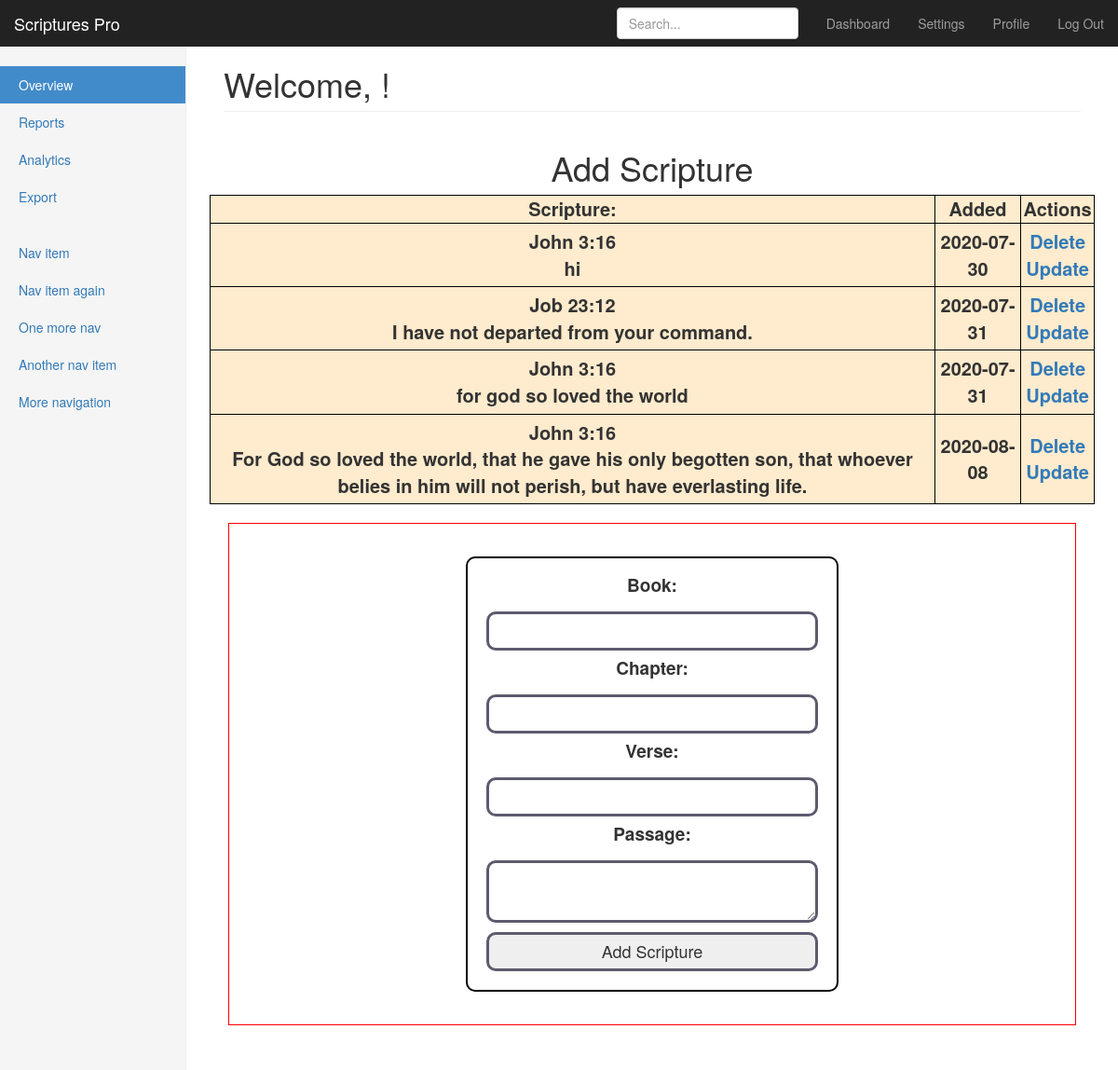
/scriptures, run on the app's committed database.
### app.py (models this page shows)
class Scripture(db.Model):
    id = db.Column(db.Integer, primary_key=True)
    book = db.Column(db.String(200), nullable=False)
    chapter = db.Column(db.String(200), nullable=False)
    verse = db.Column(db.String(200), nullable=False)
    passage = db.Column(db.String(200), nullable=False)
    date_created = db.Column(db.DateTime, default=datetime.utcnow)
    user_id = db.Column(db.Integer, db.ForeignKey("user.id"), nullable=False)
    def __repr__(self):
        return f'Scripture(book = {self.book},chapter = {self.chapter}, verse = {self.verse}, passage = {self.passage})'

### app.py (the view)
@app.route('/scriptures', methods=['POST', 'GET'])
def passage():
    if request.method == 'POST':
        book = request.form['book']
        chapter = request.form['chapter']
        verse = request.form['verse']
        passage = request.form['passage']
        scrip = Scripture(book=book, chapter=chapter, verse=verse, passage=passage, user_id=current_user.id)
        try:
            db.session.add(scrip)
            db.session.commit()
            return redirect('/dashboard')
        except:
            return 'There was an issue adding your scripture'
    else:
        scriptures = Scripture.query.order_by(Scripture.date_created).all()
        print(scriptures)
        return render_template('dashboard.html', scriptures=scriptures)

### templates/dashboard.html (shortened to what this page needs)
{% extends "bootstrap/base.html" %}
{% import "bootstrap/wtf.html" as wtf %}
{% block styles %}
{{super()}}
<link rel="stylesheet" href="{{url_for('static', filename='css/dashboard.css')}}">
{% endblock %}
{% block content %}
    <nav class="navbar navbar-inverse navbar-fixed-top">
      <div class="container-fluid">
        <div class="navbar-header">
          <a class="navbar-brand" href="#">Scriptures Pro</a>
        </div>
        <div id="navbar" class="navbar-collapse collapse">
          <ul class="nav navbar-nav navbar-right">
            <li><a href="#">Dashboard</a></li>
            <li><a href="#">Settings</a></li>
            <li><a href="#">Profile</a></li>
            <li><a href="{{ url_for('logout') }}">Log Out</a></li>
          </ul>
          <form class="navbar-form navbar-right">
            <input type="text" class="form-control" placeholder="Search...">
          </form>
        </div>
      </div>
    </nav>
    <div class="container-fluid">
      <div class="row">
        <div class="col-sm-3 col-md-2 sidebar">
          <ul class="nav nav-sidebar">
            <li class="active"><a href="#">Overview <span class="sr-only">(current)</span></a></li>
            <li><a href="#">Reports</a></li>
            <li><a href="#">Analytics</a></li>
            <li><a href="#">Export</a></li>
          </ul>
          <ul class="nav nav-sidebar">
            <li><a href="">Nav item</a></li>
            <li><a href="">Nav item again</a></li>
            <li><a href="">One more nav</a></li>
            <li><a href="">Another nav item</a></li>
            <li><a href="">More navigation</a></li>
          </ul>
        </div>
        <div class="col-sm-9 col-sm-offset-3 col-md-10 col-md-offset-2 main">
          <h1 class="page-header">Welcome, {{ name }}!</h1>
          <div class="row placeholders">
            <div class="content">
                <h1 style="text-align: center">Add Scripture</h1>
                {% if scriptures|length < 1 %}
                <h4 style="text-align: center">There are no scriptures. Create one below!</h4>
                {% else %}
                <table>
                    <tr>
                        <th>Scripture:</th>
                        <th>Added</th>
                        <th>Actions</th>
                    </tr>
                    {% for scripture in scriptures %}
                        <tr>
                            <td>{{ scripture.book}} {{scripture.chapter}}:{{scripture.verse}}<br>
                            {{scripture.passage}}
                            </td>
                            <td>{{ scripture.date_created.date() }}</td>
                            <td>
                                <a href="/delete/{{scripture.id}}">Delete</a>
                                <br>
                                <a href="/update/{{scripture.id}}">Update</a>
                            </td>
                        </tr>
                    {% endfor %}
                </table>
                {% endif %}
                <div class="form" id="form-wrapo">
                    <form class='formo' action="{{ url_for('passage') }}" method="POST" id="theform">
                        <p class="inputlabel">Book: </p>
                        <input class="inputo" type="text" name="book" id="book">
                        <p class="inputlabel">Chapter: </p>
                        <input class="inputo" type="text" name="chapter" id="chapter">
                        <p class="inputlabel">Verse: </p>
                        <input class="inputo" type="text" name="verse" id="verse">
                        <p class="inputlabel">Passage: </p>
                        <textarea class="inputo" name="passage" form="theform"></textarea>
                        <input class="inputo" type="submit" value="Add Scripture">
                    </form>
                </div>
            </div>
          </div>
        </div>
      </div>
    </div>
{% endblock %}

### static/css/dashboard.css (style rules this page uses)
body { padding-top: 50px; }
.navbar-fixed-top { border: 0; }
.sidebar { display: none; }
@media (min-width: 768px) { .sidebar { position: fixed; top: 51px; bottom: 0; left: 0; z-index: 1000; display: block; padding: 20px; overflow-x: hidden; overflow-y: auto; background-color: #f5f5f5; border-right: 1px solid #eee; } }
.nav-sidebar { margin-right: -21px; margin-bottom: 20px; margin-left: -20px; }
.nav-sidebar > li > a { padding-right: 20px; padding-left: 20px; }
.nav-sidebar > .active > a, .nav-sidebar > .active > a:hover, .nav-sidebar > .active > a:focus { color: #fff; background-color: #428bca; }
.main { padding: 20px; }
@media (min-width: 768px) { .main { padding-right: 40px; padding-left: 40px; } }
.main .page-header { margin-top: 0; }
.placeholders { margin-bottom: 30px; text-align: center; }
.formo { border: 2px solid black; display: flex; flex-direction: column; width: 400px; padding: 15px; border-radius: 10px; }
#form-wrapo { border: 1px solid red; display: flex; justify-content: center; padding: 35px; margin: 20px; }
.inputo { margin: 5px; padding: 5px; font-size: large; box-sizing: border-box; border: 3px solid rgb(93, 91, 110); border-radius: 10px; }
.inputlabel { font-size: medium; font-weight: bold; }
table, td, th { border: 1px solid black; font-size: 20px; font-weight: bold; background-color: blanchedalmond; }
table { border-collapse: collapse; width: 100%; }
th { height: 30px; text-align: center; }
td { text-align: center; padding: 5px; }
.form { margin-top: 20px; }
p.inputlabel { font-size: 19px; }

### data on the page
Scripture: book "John", chapter "3", verse "16", passage "hi", date_created "2020-07-30"
Scripture: book "Job", chapter "23", verse "12", passage "I have not departed from your command.", date_created "2020-07-31"
Scripture: book "John", chapter "3", verse "16", passage "for god so loved the world", date_created "2020-07-31"
Scripture: book "John", chapter "3", verse "16", passage "For God so loved the world, that he gave his only begotten son, that whoever belies in him will not perish, but have everlasting life.", date_created "2020-08-08"
